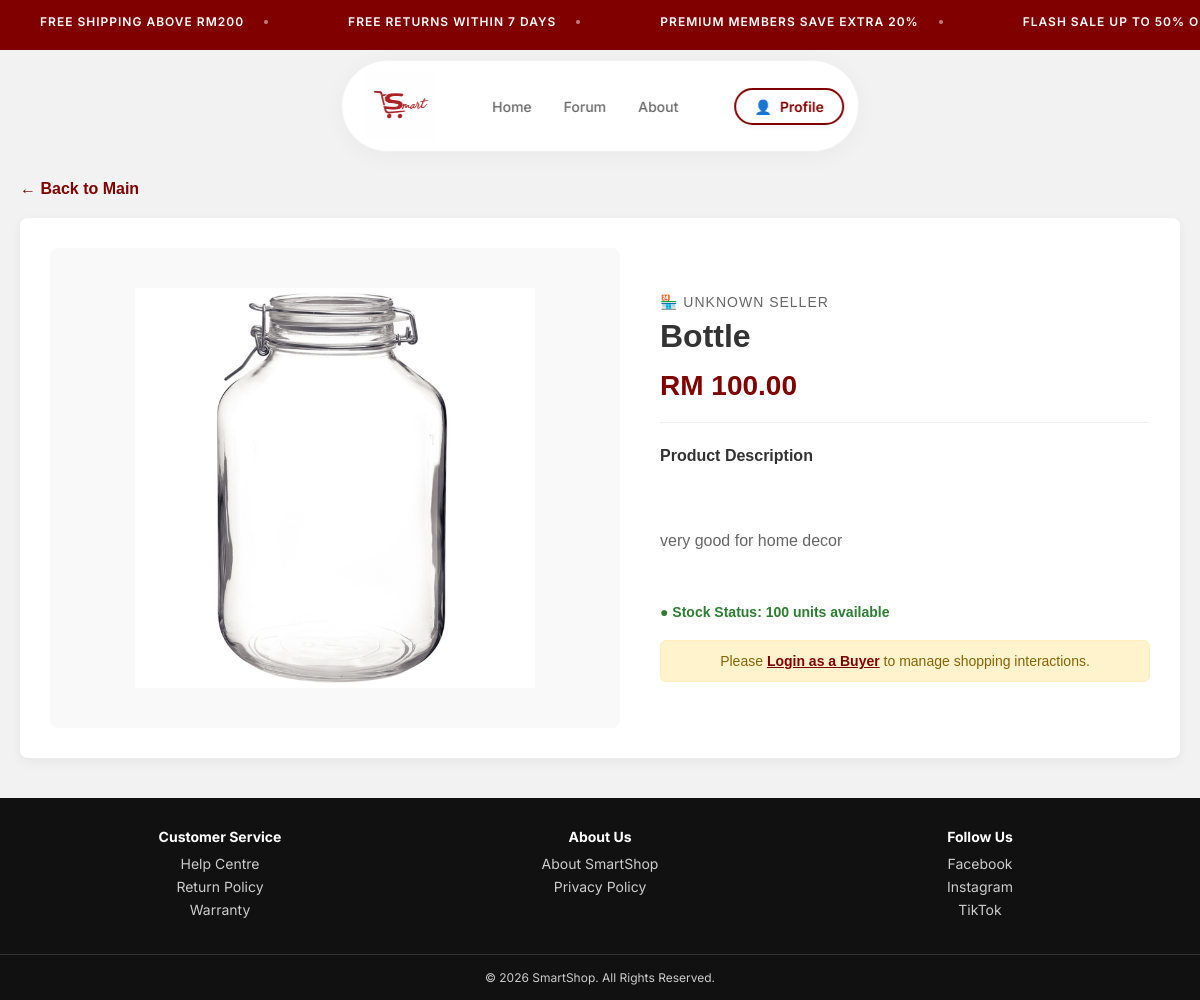
The page /product/1 (signed in) on the database its author committed.
### models.py (models this page shows)
class Product(db.Model):
    __tablename__ = "products"
    id = db.Column(db.Integer, primary_key=True)
    seller_id = db.Column(db.Integer)
    name = db.Column(db.String(100), nullable=False)
    description = db.Column(db.Text)
    price = db.Column(db.Float)
    stock = db.Column(db.Integer, default=0)
    category = db.Column(db.String(100))
    image_url = db.Column(db.String(300))

### app.py (the view)
@app.route('/product/<int:id>')
def product_detail(id):
    if "user_id" not in session:
        return redirect("/login")
    conn = get_db()
    cursor = conn.cursor()
    cursor.execute("SELECT * FROM products WHERE id=?", (id,))
    product = cursor.fetchone()
    cursor.execute("SELECT SUM(quantity) FROM cart WHERE buyer_id = ?", (session["user_id"],))
    result = cursor.fetchone()
    cart_count = result[0] if result[0] else 0
    conn.close()
    if not product:
        return "Product not found", 404
    return render_template(
        "product.html",
        product=product,
        cart_count=cart_count
    )

### app.py (called while the page is built)
def get_db():
    conn = sqlite3.connect("database.db",
        check_same_thread=False,
        timeout=10
    )
    conn.row_factory = sqlite3.Row
    return conn

### templates/product.html (shortened to what this page needs)
{% extends 'base.html' %}
{% block content %}
<div class="product-detail-container" style="max-width: 1200px; margin: 40px auto; padding: 0 20px; font-family: sans-serif;">
    <a href="{{ url_for('buyer_dashboard') }}" style="text-decoration: none; color: #800000; font-weight: bold; display: inline-flex; align-items: center; margin-bottom: 20px; transition: 0.2s;">
        ← Back to Main
    </a>
    <div class="product-detail-layout" style="display: flex; flex-wrap: wrap; gap: 40px; background: #fff; padding: 30px; border-radius: 8px; box-shadow: 0 4px 12px rgba(0,0,0,0.05);">
        <div class="product-image-section" style="flex: 1; min-width: 300px; display: flex; justify-content: center; align-items: center; background: #f9f9f9; border-radius: 8px; padding: 40px; min-height: 400px;">
            {% if product['image_url'] %}
                <img src="{{ url_for('static', filename=product['image_url']) }}"
                     alt="{{ product['name'] }}"
                     style="max-width:100%; max-height:400px; object-fit:contain;">
            {% else %}
                <div style="text-align:center; color:#aaa;">
                    <span style="font-size:72px;">📦</span>
                    <p>No image available</p>
                </div>
            {% endif %}
        </div>
        <div class="product-info-section" style="flex: 1; min-width: 300px; display: flex; flex-direction: column; justify-content: center;">
            <span style="color: #666; font-size: 14px; text-transform: uppercase; letter-spacing: 1px; margin-bottom: 8px; display: inline-block;">
                🏪 {{ product['seller_name'] if product['seller_name'] else 'Unknown Seller' }}
            </span>
            <h1 style="margin: 0 0 15px 0; font-size: 32px; color: #333; font-weight: bold;">
                {{ product['name'] }}
            </h1>
            <div style="font-size: 28px; color: #800000; font-weight: bold; margin-bottom: 20px;">
                RM {{ "%.2f"|format(product['price']) if product['price'] is number else product['price'] }}
            </div>
            <hr style="border: none; border-top: 1px solid #eee; margin-bottom: 20px;">
            <div style="margin-bottom: 25px; color: #666; line-height: 1.6;">
                <h3 style="color: #333; font-size: 16px; margin-bottom: 8px;">Product Description</h3>
                <p style="margin: 0; white-space: pre-line;">
                    {% if product['description'] %}
                        {{ product['description'] }}
                    {% else %}
                        No description provided for this product.
                    {% endif %}
                </p>
            </div>
            <div style="margin-bottom: 20px; font-size: 14px; color: {% if product['stock'] > 0 %}#2e7d32{% else %}#c62828{% endif %}; font-weight: bold;">
                ● Stock Status: {{ product['stock'] }} units available
            </div>
            {% if session.get('user_id') and session.get('role') == 'buyer' %}
                {% if product['stock'] > 0 %}
                    <form method="POST"
                          action="/buy_now/{{ product['id'] }}"
                          style ="display: flex; flex-direction: column; gap: 15px; margin-bottom: 25px;">
                        <div style="display: flex; align-items: center; gap: 15px;">
                            <label style="font-weight: bold; color: #555; font-size: 14px;">Quantity:</label>
                            <input type="number" name="quantity" value="1" min="1" max="{{ product['stock'] }}"
                                   style="width: 70px; padding: 10px; border: 1px solid #ddd; border-radius: 6px; text-align: center; font-size: 16px;">
                        </div>
                        <button type="submit" name="buy_now" value="true" style="flex: 1; background: #2e7d32; color: white; border: none; padding: 15px 20px; font-size: 16px; font-weight: bold; border-radius: 6px; cursor: pointer; transition: background 0.2s; display: flex; align-items: center; justify-content: center; gap: 10px; box-shadow: 0 4px 6px rgba(46,125,50,0.15);">
                            ⚡ Buy Now
                        </button>
                        <button type="submit" style="background: #800000; color: white; border: none; padding: 15px 30px; font-size: 16px; font-weight: bold; border-radius: 6px; cursor: pointer; transition: background 0.2s; display: flex; align-items: center; justify-content: center; gap: 10px; width: 100%; box-shadow: 0 4px 6px rgba(128,0,0,0.15);">
                            🛒 Add to Cart
                        </button>
                    </form>
                {% else %}
                    <button disabled style="background: #ccc; color: #666; border: none; padding: 15px 30px; font-size: 16px; font-weight: bold; border-radius: 6px; width: 100%; cursor: not-allowed; margin-bottom: 25px;">
                        Out of Stock
                    </button>
                {% endif %}
                <div style="background: #fff9e6; border: 1px solid #ffe0b2; padding: 20px; border-radius: 8px; margin-top: 20px;">
                    <h4 style="margin: 0 0 8px 0; font-size: 16px; color: #b78103; font-weight: bold;">
                        🔔 Set Price Drop Alert
                    </h4>
                    <p style="font-size: 13px; color: #666; margin-bottom: 12px;">ystem will alert you on your dashboard when the price drops to or below your target.</p>
                    <form action="/set_price_alert/{{ product.id }}" method="POST" style="display: flex; gap: 10px;">
                        <div style="position: relative; width: 140px;">
                            <span style="position: absolute; left: 10px; top: 50%; transform: translateY(-50%); color: #888; font-size: 14px;">RM</span>
                            <input type="number" step="0.01" min="0.1" name="target_price" placeholder="0.00" required
                            style="width: 100%; padding: 8px 8px 8px 35px; border: 1px solid #ccc; border-radius: 4px; font-size: 14px;">
                        </div>
                        <button type="submit" style="background: #f5a623; color: white; border: none; padding: 8px 16px; border-radius: 4px; font-weight: bold; cursor: pointer;">
                            Save Alert
                        </button>
                    </form>
                </div>
            {% else %}
                <div style="background: #fff3cd; color: #856404; padding: 12px 15px; border-radius: 6px; border: 1px solid #ffeeba; font-size: 14px; text-align: center;">
                    Please <a href="/login" style="color: #800000; font-weight: bold; text-decoration: underline;">Login as a Buyer</a> to manage shopping interactions.
                </div>
            {% endif %}
        </div>
    </div>
</div>
{% endblock %}

### static/css/main.css (style rules this page uses)
:root { --main-font: 'Inter', sans-serif; }
body { font-family: var(--main-font); }

### static/css/style.css (style rules this page uses)
*, *::before, *::after { margin: 0; padding: 0; box-sizing: border-box; }
body { background: #F2F2F2; padding-top: 140px; }
:root { --primary-red: #800000; --ink: #FEFEFE; }
.product-detail-container { max-width: 1200px; margin: 40px auto; padding: 20px; }

### rows shown on the page
Product: image_url (picture), name "Bottle", price "100.00", description "very good for home decor", stock "100"

### other values the page prints
{{ product['seller_name'] if product['seller_name'] else 'Unknown Seller' }} "UNKNOWN SELLER"
